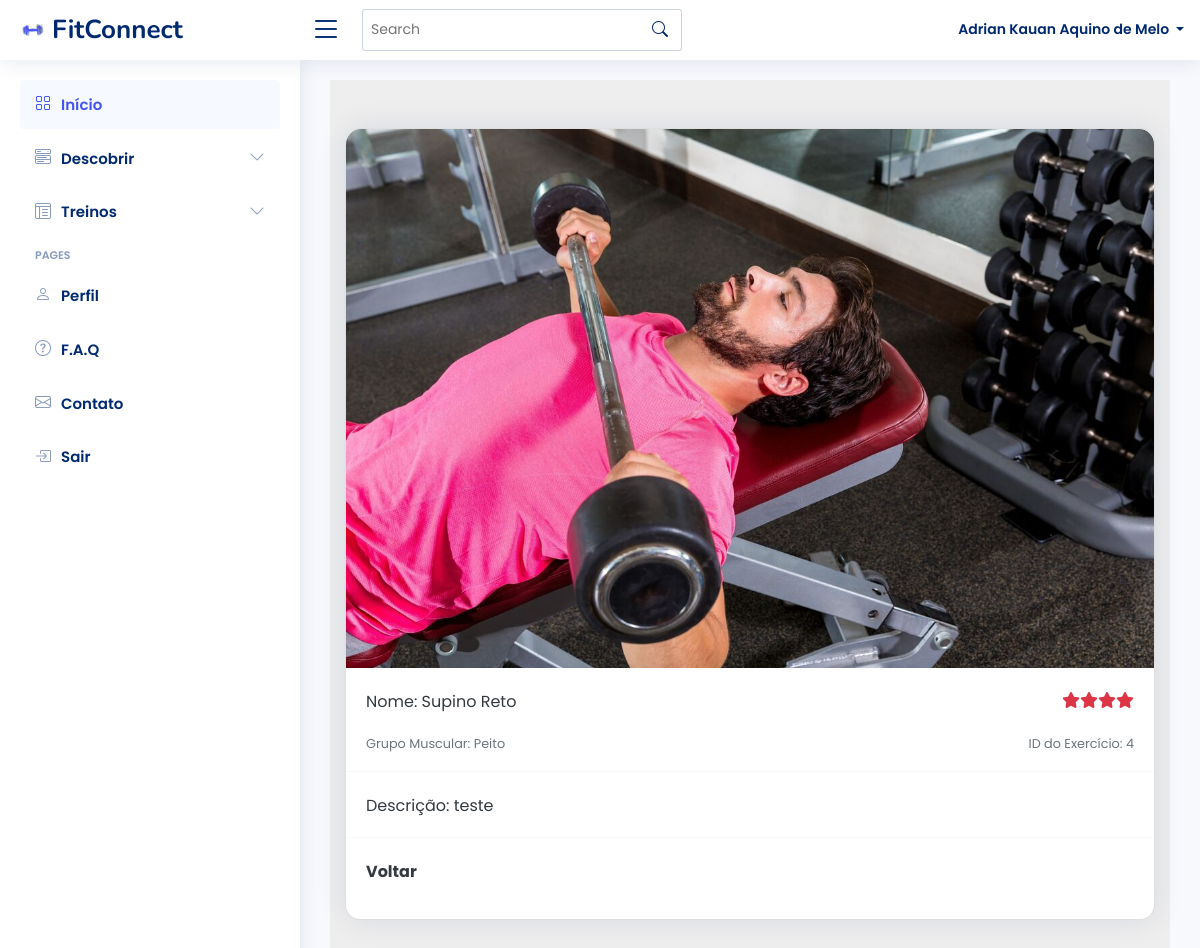
The page /mostrarExercicio.php?id=4 (signed in) on the database its author committed.
### tables this page shows
CREATE TABLE `exercicio` (
  `id` int(11) NOT NULL,
  `nome` varchar(40) NOT NULL,
  `imagem` varchar(30) NOT NULL,
  `descricao` varchar(500) NOT NULL,
  `grupomuscular_id` int(11) NOT NULL
);

CREATE TABLE `grupomuscular` (
  `id` int(11) NOT NULL,
  `nome` varchar(50) NOT NULL,
  `imagem` varchar(20) NOT NULL,
  `descricao` varchar(300) NOT NULL
);

### mostrarExercicio.php (the view, shortened to what this page needs)
<?php
require_once('conexao.php');
if (isset($_GET['id'])) {
    $exercicioId = $_GET['id'];
    $sqlExercicio = "SELECT e.*, gm.nome AS nomeGrupoMuscular
                    FROM exercicio e
                    JOIN grupomuscular gm ON e.grupomuscular_id = gm.id
                    WHERE e.id = $exercicioId";
    $resultadoExercicio = mysqli_query($conexao, $sqlExercicio);
    if ($linhaExercicio = mysqli_fetch_assoc($resultadoExercicio)) {
        $nomeExercicio = $linhaExercicio['nome'];
        $nomeGrupoMuscular = $linhaExercicio['nomeGrupoMuscular'];
        $descricaoExercicio = $linhaExercicio['descricao'];
    }
}
?>
<!DOCTYPE html>
<html lang="pt-br">
<head>
    <link href="https://cdn.jsdelivr.net/npm/bootstrap@5.3.0-alpha3/dist/css/bootstrap.min.css" rel="stylesheet"
>
    <link href="assets/vendor/bootstrap-icons/bootstrap-icons.css" rel="stylesheet">
    <link href="assets/vendor/boxicons/css/boxicons.min.css" rel="stylesheet">
    <link href="assets/vendor/quill/quill.snow.css" rel="stylesheet">
    <link href="assets/vendor/quill/quill.bubble.css" rel="stylesheet">
    <link href="assets/vendor/remixicon/remixicon.css" rel="stylesheet">
    <link href="assets/vendor/simple-datatables/style.css" rel="stylesheet">
    <link href="assets/css/style.css" rel="stylesheet">
    <link href="assets/css/treino.css" rel="stylesheet">
</head>
<body>
    <?php if ($_SESSION['perfil'] == 'aluno') {
        require_once('menuAluno.php');
    } elseif ($_SESSION['perfil'] == 'personal') {
        require_once('menuPersonal.php');
    } elseif ($_SESSION['perfil'] == 'admin') {
        require_once('menu.php');
    } ?>
    <main id="main" class="main">
        <section style="background-color: #eee;">
            <div class="container py-5">
                <div class="row justify-content-center">
                    <div class="col-md-8 col-lg-10 col-xl-12">
                        <div class="card" style="border-radius: 15px;">
                            <div class="bg-image hover-overlay ripple ripple-surface ripple-surface-light"
                                data-mdb-ripple-color="light">
                                <img src="imagensproduto/<?= $linhaExercicio['imagem']; ?>"
                                    style="border-top-left-radius: 15px; border-top-right-radius: 15px;"
                                    class="img-fluid" alt="Imagem do Exercício" />
                            </div>
                            <div class="card-body pb-0">
                                <div class="d-flex justify-content-between">
                                    <div>
                                        <p><a href="#!" class="text-dark">Nome:
                                                <?php echo $nomeExercicio; ?>
                                            </a></p>
                                        <p class="small text-muted">Grupo Muscular:
                                            <?php echo $nomeGrupoMuscular; ?>
                                        </p>
                                    </div>
                                    <div>
                                        <div class="d-flex flex-row justify-content-end mt-1 mb-4 text-danger">
                                            <i class="fas fa-star"></i>
                                            <i class="fas fa-star"></i>
                                            <i class="fas fa-star"></i>
                                            <i class="fas fa-star"></i>
                                        </div>
                                        <p class="small text-muted">ID do Exercício:
                                            <?php echo $exercicioId; ?>
                                        </p>
                                    </div>
                                </div>
                            </div>
                            <hr class="my-0" />
                            <div class="card-body pb-0">
                                <div class="d-flex justify-content-between">
                                    <p class="text-dark">Descrição:
                                        <?php echo $descricaoExercicio; ?>
                                    </p>
                                </div>
                            </div>
                            <hr class="my-0" />
                            <div class="card-body">
                                <div class="d-flex justify-content-between align-items-center pb-2 mb-1">
                                    <a href="#!" id="btnVoltar" class="text-dark fw-bold">Voltar</a>
                                </div>
                            </div>
                        </div>
                    </div>
                </div>
            </div>
        </section>
</body>
</html>

### assets/css/style.css (style rules this page uses)
:root { scroll-behavior: smooth; }
body { font-family: "Open Sans", sans-serif; background: #f6f9ff; color: #444444; }
a { color: #4154f1; text-decoration: none; }
#main { margin-top: 60px; padding: 20px 30px; transition: all 0.3s; }
.card { margin-bottom: 30px; border: none; border-radius: 5px; box-shadow: 0px 0 30px rgba(1, 41, 112, 0.1); }
.card-body { padding: 0 20px 20px 20px; }
@media (min-width: 1200px) { #main, #footer { margin-left: 300px; } }

### rows shown on the page
exercicio: imagem (picture), nome "Supino Reto", grupomuscular.nome "Peito", descricao "teste"

### other values the page prints
$aluno_name "Adrian Kauan Aquino de Melo"
$exercicioId "4"
